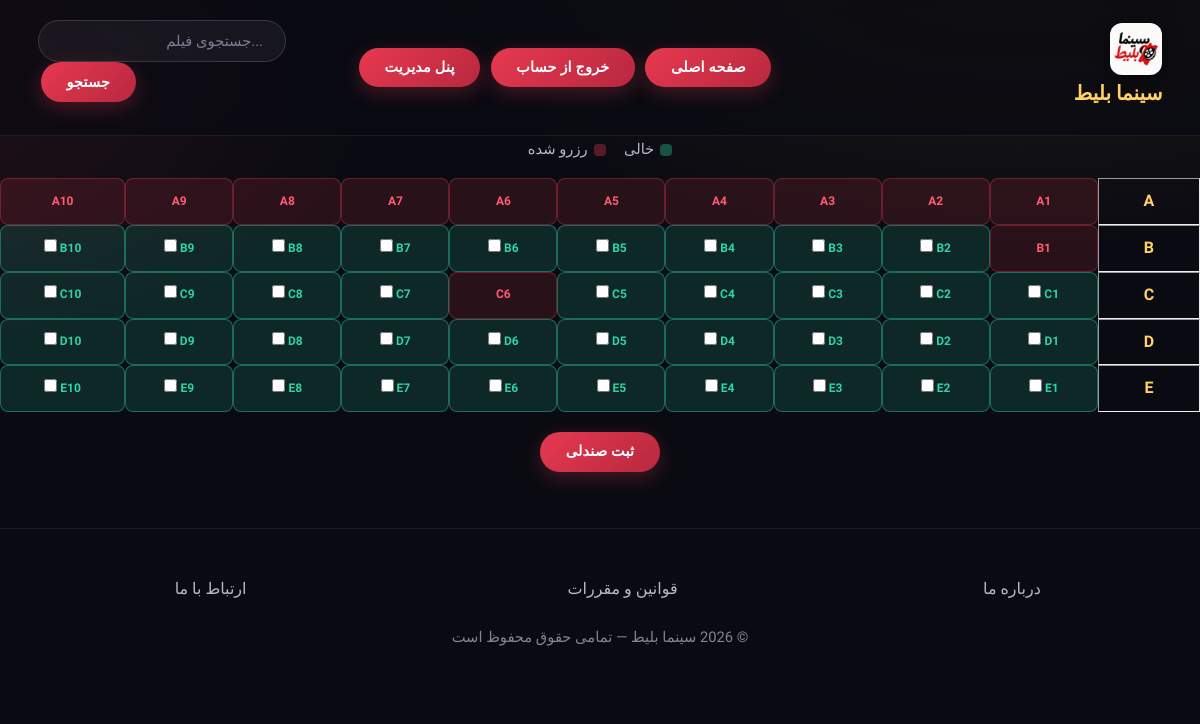
The app's page /seats.php?movid=22&id=101 (signed in) with its own data.
### tables this page shows
CREATE TABLE IF NOT EXISTS `seats` (
  `seatid` int NOT NULL AUTO_INCREMENT,
  `movid` int NOT NULL,
  `seatrow` char(1) NOT NULL,
  `seatnum` int NOT NULL,
  `reserved` tinyint(1) NOT NULL DEFAULT '0',
  `tickid` int NOT NULL,
  PRIMARY KEY (`seatid`)
);

### seats.php (the view, shortened to what this page needs)
<?php
include("header.php");
if (isset($_SESSION['error'])){ ?>
<?php }
if (isset($_GET['movid'])) {
    $movid = $_GET['movid'];
    $query = "SELECT * FROM seats WHERE movid = $movid ORDER BY seatrow, seatnum";
    $result = mysqli_query($link, $query);
    ?>
    <p align="center" id="lbl" style="margin-bottom:1rem;">
        <span style="display:inline-block;width:12px;height:12px;border-radius:4px;background:rgba(45,212,167,.35);margin-left:6px;vertical-align:middle;"></span>خالی
        &nbsp;&nbsp;&nbsp;
        <span style="display:inline-block;width:12px;height:12px;border-radius:4px;background:rgba(230,57,80,.35);margin-left:6px;vertical-align:middle;"></span>رزرو شده
    </p>
    <form action="reserv.php?movid=<?php echo($movid); ?>" method="POST">
    <table id="seat" align="center" border="1" style=
    "border-collapse: separate;overflow: hidden;margin-bottom:20px">
    <?php
    $current_row = null;
    while ($row = mysqli_fetch_array($result)) {
        $seat = $row['seatrow'] . $row['seatnum'];
        $reserved = $row['reserved'];
        $row_letter = $row['seatrow'];
        if ($row_letter != $current_row) {
            if ($current_row !== null) {
                ?></tr>
            <?php } ?>
            <tr><th align="center"><?php echo($row_letter); ?></th>
            <?php $current_row = $row_letter;
        }
        if ($reserved) { ?>
            <td align="center" style="background-color: red; text-align: center;"><?php echo($seat); ?></td>
        <?php } else { ?>
            <td align="center" style="background-color: green; text-align: center;"><?php echo($seat); ?>
            <input type="checkbox" name="seats[]" value="<?php echo($row['seatid']);?>" /> </td>
       <?php }
    } ?>
     </tr>
    </table>
            <p align="center"><button id="btn" style="cursor: pointer;" >ثبت صندلی</button></p>
        </form>
<?php }
include("footer.php");
?>

### style.css (style rules this page uses)
* { margin: 0; padding: 0; box-sizing: border-box; }
:root { --bg: #0a0b12; --bg-soft: #12131f; --surface: #171826; --surface-2: #1e2032; --border: rgba(255,255,255,0.08); --border-strong: rgba(255,255,255,0.14); --gold: #f2b134; --gold-soft: #ffd166; --crimson: #e63950; --crimson-soft: #ff5c72; --emerald: #2dd4a7; --text: #f4f4f8; --text-dim: #b6b8c9; --text-faint: #7d7f95; --radius-sm: 10px; --radius: 16px; --radius-lg: 22px; --shadow: 0 10px 30px rgba(0,0,0,0.45); --shadow-lg: 0 20px 60px rgba(0,0,0,0.55); --ease: cubic-bezier(.22,1,.36,1); }
html { scroll-behavior: smooth; }
body { font-family: 'Vazirmatn', Tahoma, sans-serif; direction: rtl; color: var(--text); background: radial-gradient(1100px 550px at 85% -10%, rgba(242,177,52,0.10), transparent 60%), radial-gradient(900px 500px at -10% 10%, rgba(230,57,80,0.12), transparent 55%), var(--bg); min-height: 100vh; line-height: 1.8; }
#btn, button[id="btn"], button { font-family: inherit; padding: 0.7rem 1.6rem; background: linear-gradient(135deg, var(--crimson), #b8283f); color: #fff; border: none; border-radius: 999px; font-size: 0.9rem; font-weight: 600; cursor: pointer; transition: all .25s var(--ease); box-shadow: 0 6px 20px rgba(230,57,80,0.28); margin: 0 0.2rem; letter-spacing: 0.2px; }
#lbl { color: var(--text-dim); font-size: 0.92rem; }
table { width: 100%; border-collapse: separate; border-spacing: 0; }
#seat { border: none !important; margin: 0 auto; }
#seat th { color: var(--gold-soft); font-weight: 800; padding: 0.5rem 0.9rem; }
#seat td { border-radius: 8px; font-size: 0.75rem; padding: 0.5rem 0.35rem; margin: 3px; font-weight: 600; border: 1px solid var(--border) !important; }
#seat td[style*="background-color: green"] { background: rgba(45,212,167,0.14) !important; color: var(--emerald) !important; border: 1px solid rgba(45,212,167,0.4) !important; }
#seat td[style*="background-color: red"] { background: rgba(230,57,80,0.14) !important; color: var(--crimson-soft) !important; border: 1px solid rgba(230,57,80,0.35) !important; }

### records on screen
seats: seatrow "A", seat "A1"
seats: seat "A2"
seats: seat "A3"
seats: seat "A4"
seats: seat "A5"
seats: seat "A6"
seats: seat "A7"
seats: seat "A8"
seats: seat "A9"
seats: seat "A10"
seats: seatrow "B", seat "B1"
seats: seat "B6"
seats: seat "B7"
seats: seat "B8"
seats: seat "B9"
seats: seat "B10"
seats: seatrow "C", seat "C1"
seats: seat "C2"
seats: seat "C3"
seats: seat "C4"
seats: seat "C5"
seats: seat "C6"
seats: seat "C7"
seats: seat "C8"
seats: seat "C9"
seats: seat "C10"
seats: seatrow "D"
seats: seat "D5"
seats: seat "D6"
seats: seat "D7"
seats: seat "D8"
seats: seat "D9"
seats: seat "D10"
seats: seatrow "E", seat "E1"
seats: seat "E2"
seats: seat "E3"
seats: seat "E4"
seats: seat "E5"
seats: seat "E6"
seats: seat "E7"
